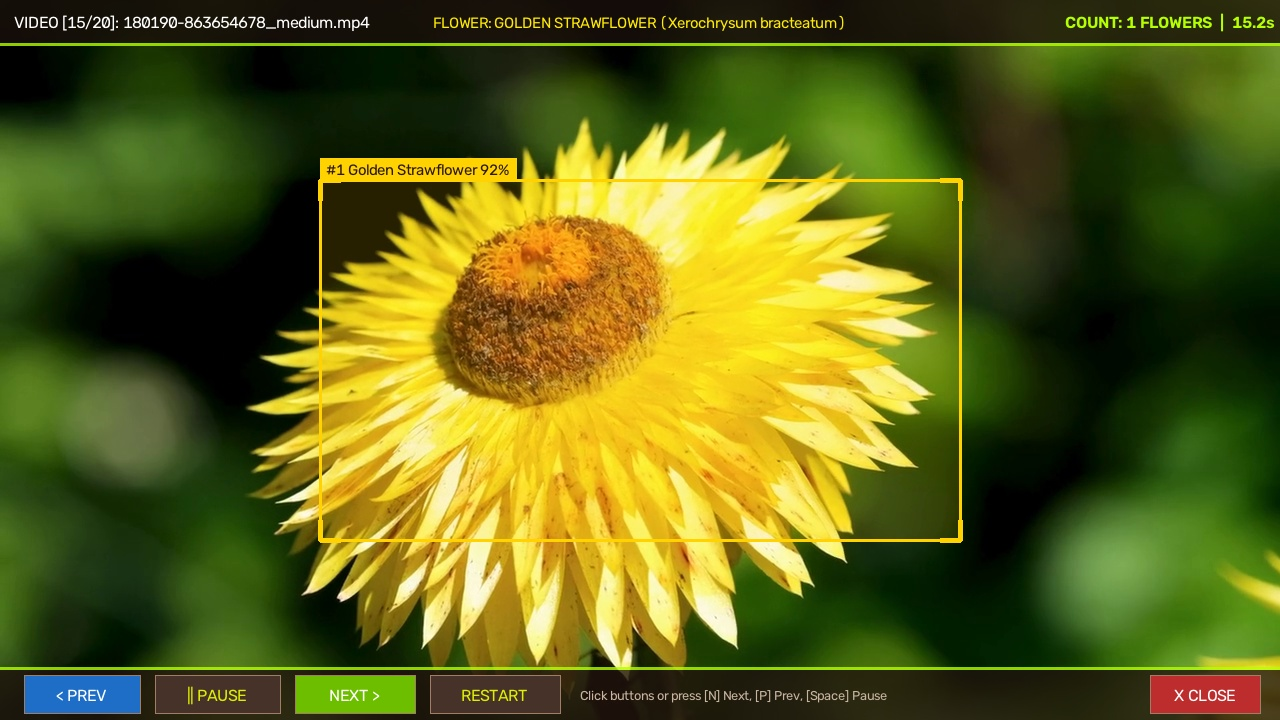
#> input picture inspect_all_20/audit_15_golden_strawflower.jpg, 1280 x 720 px, given in place of test.mp4, which was not available
$ python test_universal.py
#> lines starting #> are read from the running program, lines starting #| are printed output that depends on the picture; after the words box and inside, x2 and y2 are one past the last pixel; in counts of white or black regions, pixels touching at a corner belong together; pictures that were not available may be replaced by others from this repository, and a replacement may not be noted
import cv2
import numpy as np

def universal_flower_detect(frame):
    h, w = frame.shape[:2]
    hsv = cv2.cvtColor(frame, cv2.COLOR_BGR2HSV)

    # Color definitions
    mask_red = cv2.bitwise_or(
        cv2.inRange(hsv, (0, 75, 60), (13, 255, 255)),
        cv2.inRange(hsv, (165, 75, 60), (180, 255, 255))
    )
    mask_pink = cv2.inRange(hsv, (138, 35, 90), (165, 255, 255))
    mask_orange = cv2.inRange(hsv, (13, 90, 80), (24, 255, 255))
    mask_yellow = cv2.inRange(hsv, (22, 60, 90), (36, 255, 255))
    mask_violet = cv2.inRange(hsv, (110, 35, 70), (138, 255, 255))
    mask_white = cv2.inRange(hsv, (0, 0, 180), (180, 45, 255))

    color_masks = [
        ("Red Blossom", mask_red, (50, 60, 240)),
        ("Pink Blossom", mask_pink, (235, 100, 240)),
        ("Orange Blossom", mask_orange, (0, 165, 255)),
        ("Yellow Blossom", mask_yellow, (0, 220, 255)),
        ("Violet Blossom", mask_violet, (255, 180, 50)),
        ("White Blossom", mask_white, (240, 240, 240)),
    ]

    all_raw_boxes = []
    all_scores = []
    all_labels = []
    all_colors = []

    k = cv2.getStructuringElement(cv2.MORPH_ELLIPSE, (9, 9))

    for label, mask, color in color_masks:
        clean_mask = cv2.morphologyEx(mask, cv2.MORPH_CLOSE, k)
        conts, _ = cv2.findContours(clean_mask, cv2.RETR_EXTERNAL, cv2.CHAIN_APPROX_SIMPLE)
        for c in conts:
            area = cv2.contourArea(c)
            if 300 < area < 300000:
                bx, by, bw, bh = cv2.boundingRect(c)
                if bw > w * 0.95 and bh > h * 0.95:
                    continue
                ar = float(bw) / float(bh)
                if 0.25 < ar < 4.0:
                    pad = 6
                    x1 = max(0, bx - pad)
                    y1 = max(0, by - pad)
                    x2 = min(w - 1, bx + bw + pad)
                    y2 = min(h - 1, by + bh + pad)
                    all_raw_boxes.append([x1, y1, x2 - x1, y2 - y1])
                    conf = float(min(0.98, 0.88 + area / 80000.0))
                    all_scores.append(conf)
                    all_labels.append(label)
                    all_colors.append(color)

    detections = []
    if all_raw_boxes:
        indices = cv2.dnn.NMSBoxes(all_raw_boxes, all_scores, 0.5, 0.3)
        for i in indices:
            idx_val = i[0] if isinstance(i, (list, np.ndarray)) else i
            bx, by, bw, bh = all_raw_boxes[idx_val]
            detections.append({
                "label": all_labels[idx_val],
                "confidence": all_scores[idx_val],
                "bbox": (bx, by, bx + bw, by + bh),
                "color": all_colors[idx_val],
            })

    return detections

cap = cv2.VideoCapture("test.mp4")
for f_no in [20, 70, 110, 160, 210]:
    cap.set(cv2.CAP_PROP_POS_FRAMES, f_no)
    ret, frame = cap.read()
    if ret:
        dets = universal_flower_detect(frame)
        print(f"Frame {f_no}: Detected {len(dets)} flowers -> {list(set([d['label'] for d in dets]))}")
#> this loop made 5 passes
#| Frame 20: Detected 15 flowers -> ['White Blossom', 'Red Blossom', 'Orange Blossom', 'Yellow Blossom']
#| Frame 70: Detected 15 flowers -> ['White Blossom', 'Red Blossom', 'Orange Blossom', 'Yellow Blossom']
#| Frame 110: Detected 15 flowers -> ['White Blossom', 'Red Blossom', 'Orange Blossom', 'Yellow Blossom']
#| Frame 160: Detected 15 flowers -> ['White Blossom', 'Red Blossom', 'Orange Blossom', 'Yellow Blossom']
#| Frame 210: Detected 15 flowers -> ['White Blossom', 'Red Blossom', 'Orange Blossom', 'Yellow Blossom']
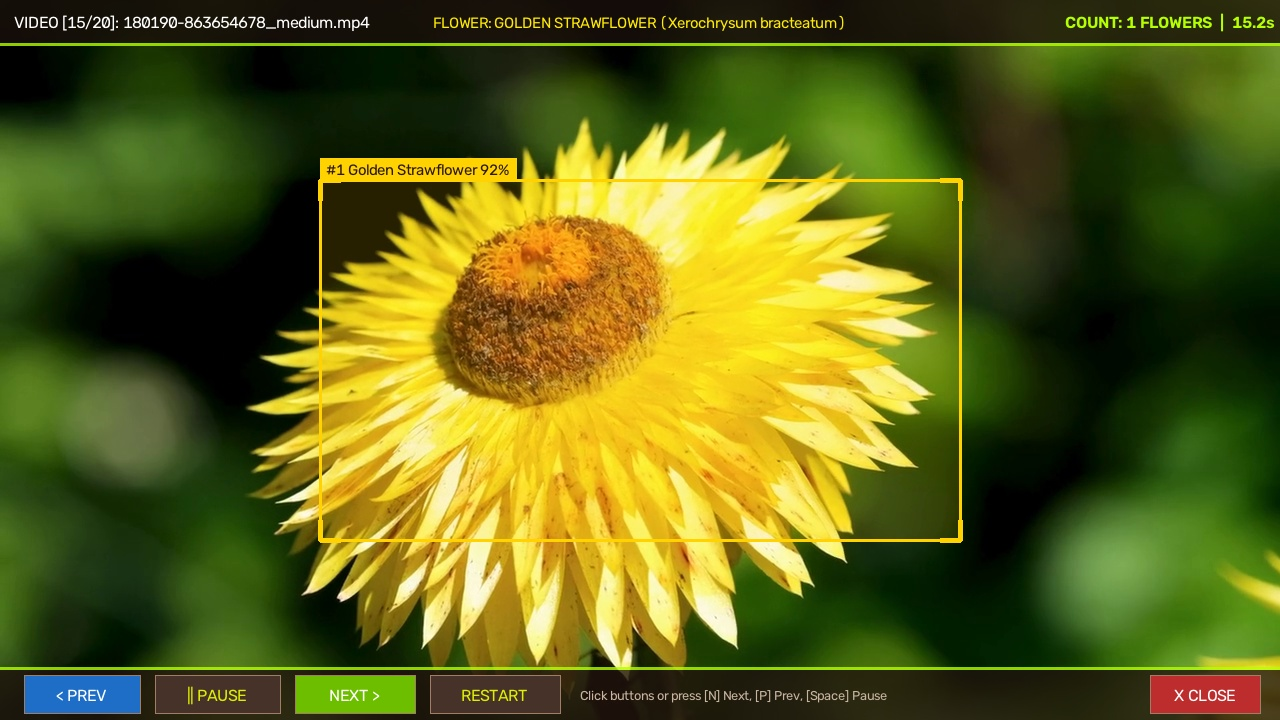
#> input picture inspect_all_20/audit_15_golden_strawflower.jpg, 1280 x 720 px, given in place of test.mp4, which was not available
#> pass 1, in universal_flower_detect, `mask_red = cv2.bitwise_or( cv2.inRange(hsv, (0, 75, 60), (13, 255, 255..`:
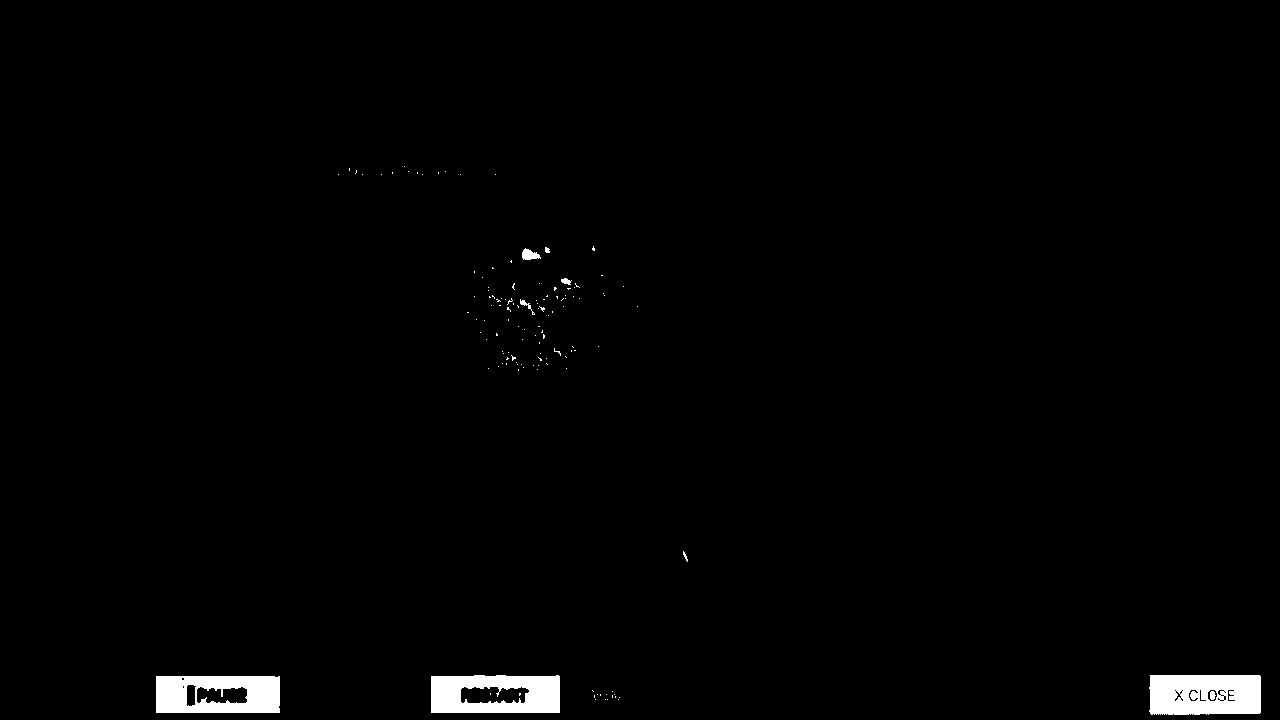
#> mask_red: shape (720, 1280); 1.4% white; 127 white regions (118 under 20 px), largest, box (x1, y1, x2, y2) and area: (1149, 675, 1261, 715) 4148, (431, 675, 560, 713) 3896, (156, 676, 280, 713) 3765
#> pass 1, in universal_flower_detect, `mask_orange = cv2.inRange(hsv, (13, 90, 80), (24, 255, 255))`:
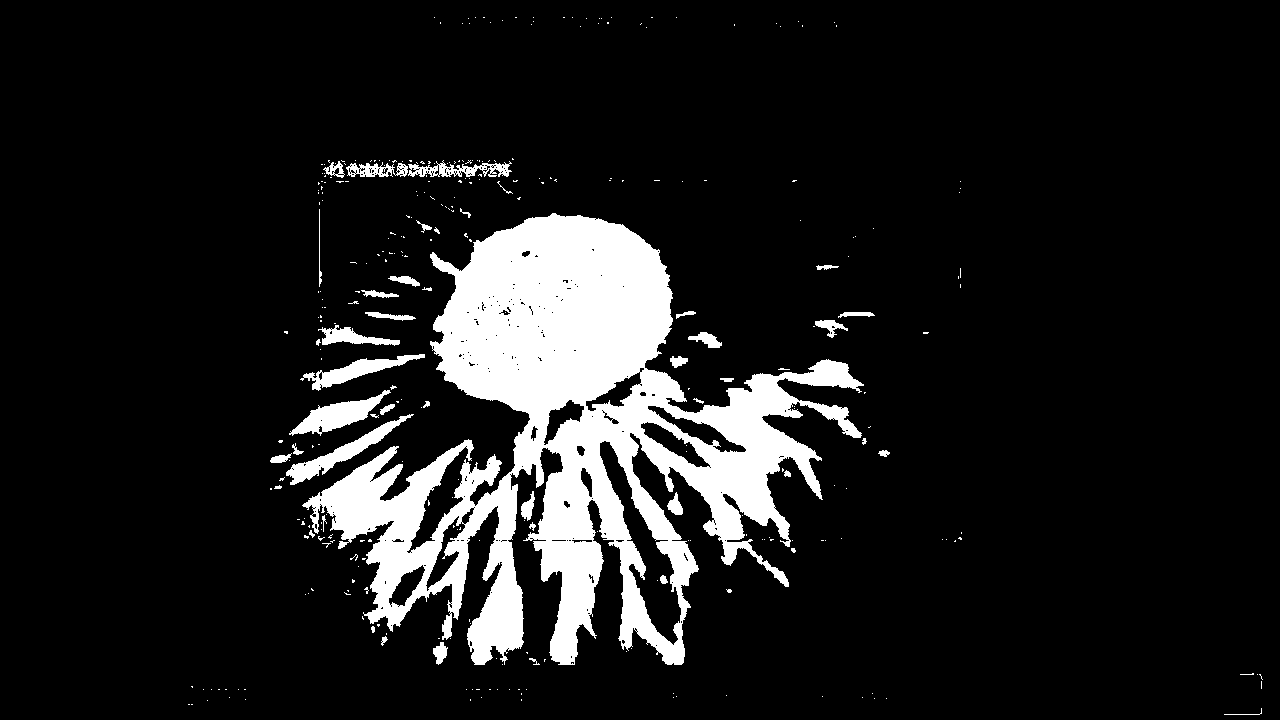
#> mask_orange: shape (720, 1280); 11.6% white; 329 white regions (283 under 20 px), largest, box (x1, y1, x2, y2) and area: (302, 213, 864, 665) 95520, (289, 390, 391, 436) 1712, (286, 414, 414, 485) 1684
#> frame is the input picture: shape (720, 1280, 3); mean B, G, R 24.5, 98.4, 93.6
cap.release()

$ run again, on inspect_all_20/audit_01_red_poppy.jpg
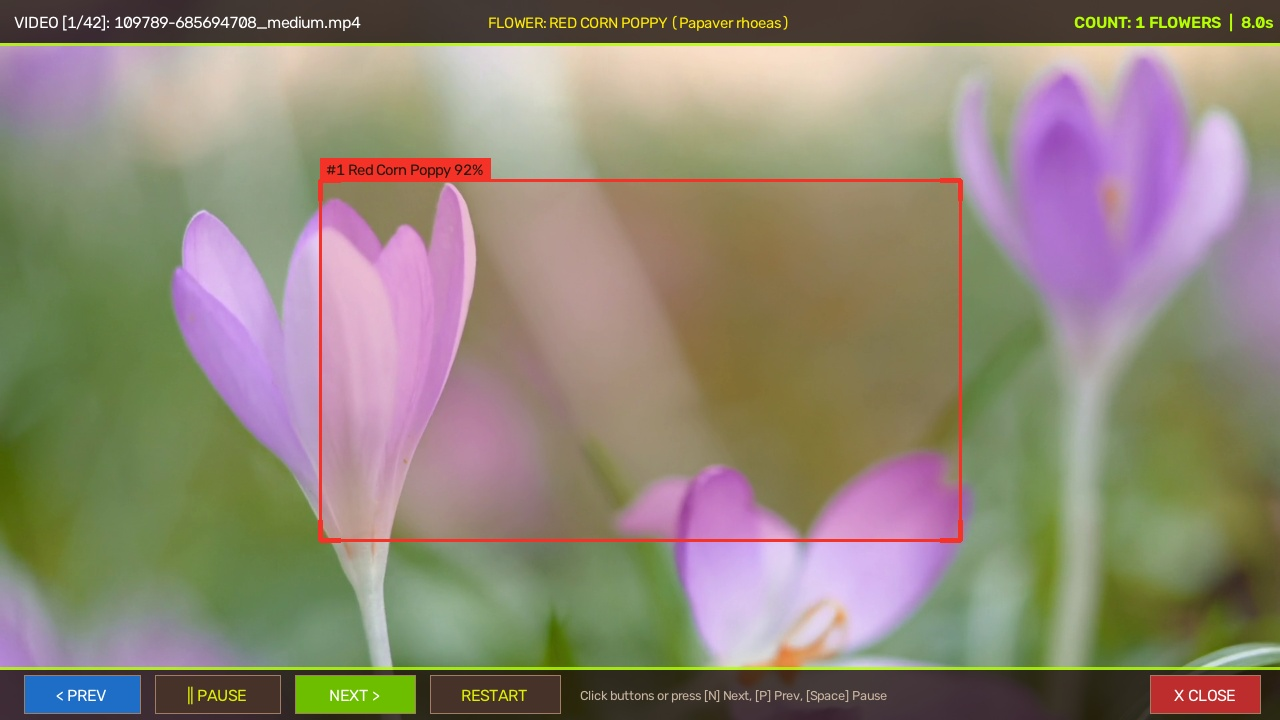
#> input picture inspect_all_20/audit_01_red_poppy.jpg, 1280 x 720 px, given in place of test.mp4, which was not available
#> the loop `for f_no in [20, 70, 110, 160, 210]:` made 5 passes
#| Frame 20: Detected 36 flowers -> ['Violet Blossom', 'White Blossom', 'Yellow Blossom', 'Pink Blossom', 'Red Blossom', 'Orange Blossom']
#| Frame 70: Detected 36 flowers -> ['Violet Blossom', 'White Blossom', 'Yellow Blossom', 'Pink Blossom', 'Red Blossom', 'Orange Blossom']
#| Frame 110: Detected 36 flowers -> ['Violet Blossom', 'White Blossom', 'Yellow Blossom', 'Pink Blossom', 'Red Blossom', 'Orange Blossom']
#| Frame 160: Detected 36 flowers -> ['Violet Blossom', 'White Blossom', 'Yellow Blossom', 'Pink Blossom', 'Red Blossom', 'Orange Blossom']
#| Frame 210: Detected 36 flowers -> ['Violet Blossom', 'White Blossom', 'Yellow Blossom', 'Pink Blossom', 'Red Blossom', 'Orange Blossom']
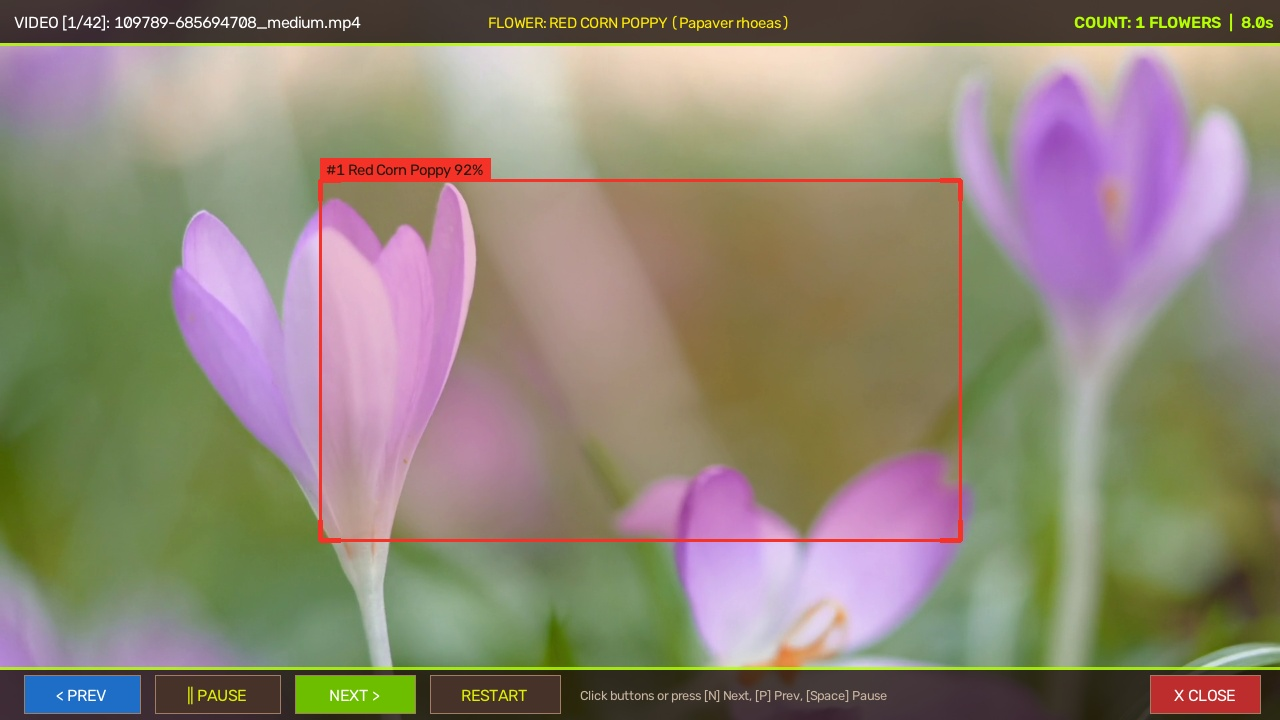
#> input picture inspect_all_20/audit_01_red_poppy.jpg, 1280 x 720 px, given in place of test.mp4, which was not available
#> pass 1, in universal_flower_detect, `mask_red = cv2.bitwise_or( cv2.inRange(hsv, (0, 75, 60), (13, 255, 255..`:
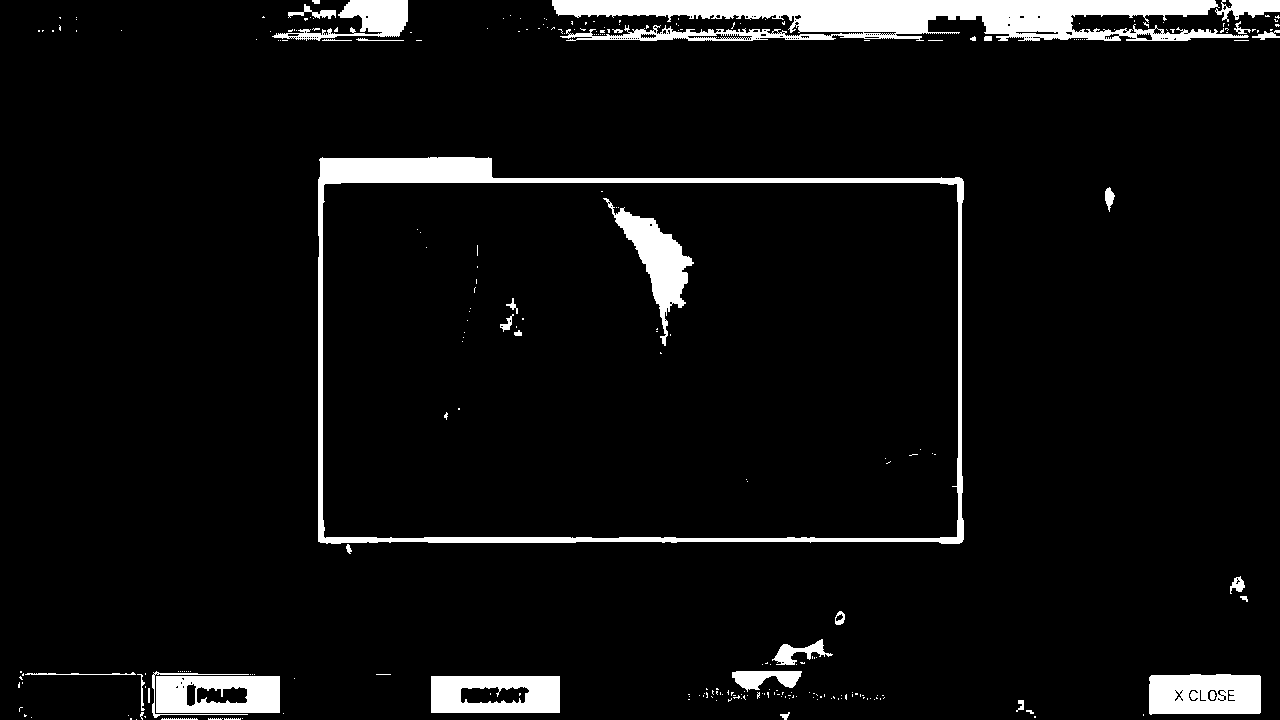
#> mask_red: shape (720, 1280); 5.9% white; 275 white regions (237 under 20 px), largest, box (x1, y1, x2, y2) and area: (552, 0, 1249, 41) 18294, (318, 157, 964, 544) 13309, (1149, 674, 1261, 715) 4166
#> pass 1, in universal_flower_detect, `mask_orange = cv2.inRange(hsv, (13, 90, 80), (24, 255, 255))`:
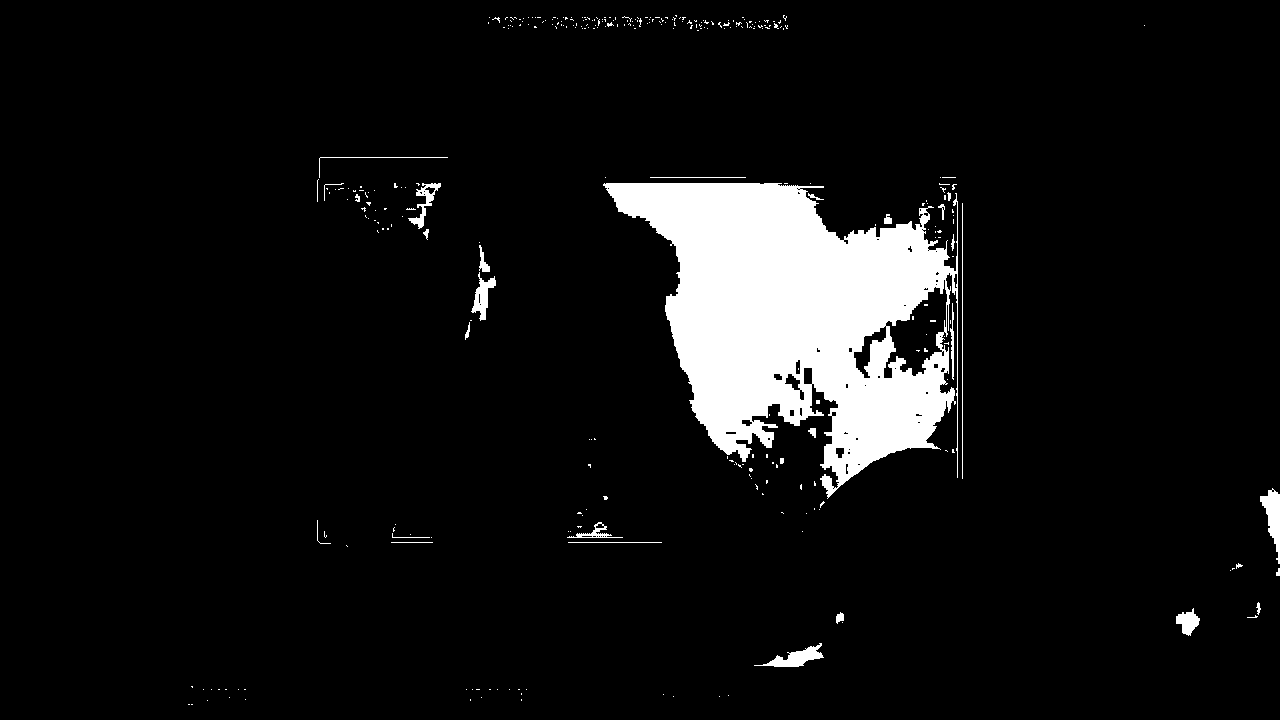
#> mask_orange: shape (720, 1280); 7.3% white; 320 white regions (288 under 20 px), largest, box (x1, y1, x2, y2) and area: (603, 183, 958, 499) 61624, (1260, 488, 1280, 564) 732, (754, 643, 824, 667) 639
#> frame is the input picture: shape (720, 1280, 3); mean B, G, R 118.4, 134.5, 144.1
